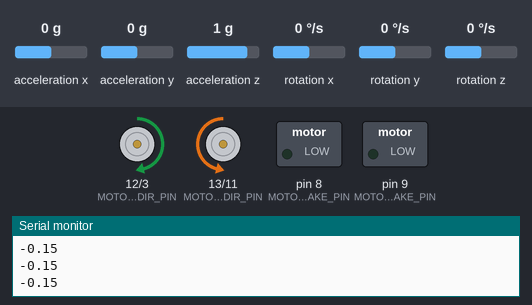
A sketch run on a simulated Arduino Uno, built with avr-gcc and run on an emulated ATmega328P. Parts: direction and speed pins drawn as motors (green arrow = direction pin HIGH = forward, orange = LOW = backward, longer = more drive), switched loads named in the sketch (green lamp = pin HIGH), the last lines printed to the serial monitor. Inputs (shaded band) come from the test bench; at power-on: acceleration x 0 g, rotation y 0 °/s, acceleration y 0 g, acceleration z 1 g, rotation x 0 °/s, rotation z 0 °/s.

Above: at 2.2 s.
2.3 s: acceleration x set to -1.4 g
At 3.1 s:
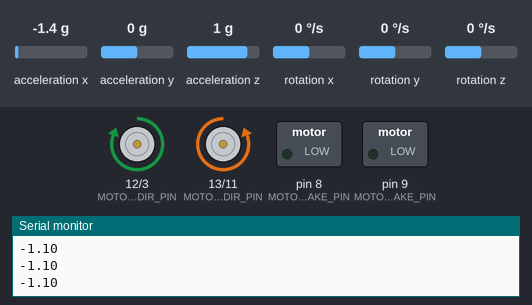
3.8 s: rotation y set to -192 °/s
At 4.3 s:
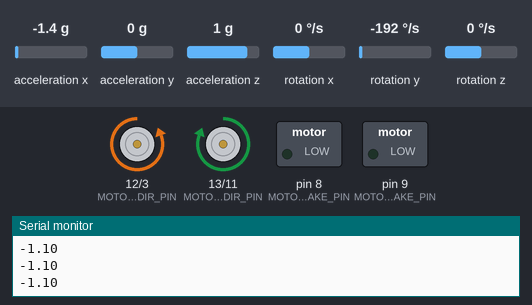
5.3 s: rotation y set to -100 °/s
At 6.5 s:
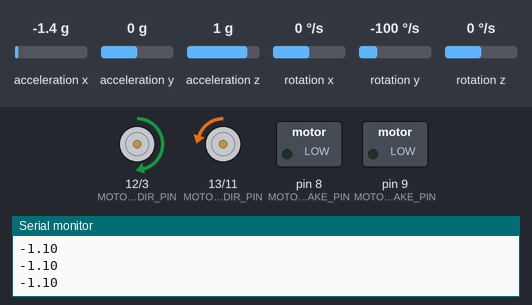
6.8 s: acceleration y set to -0.3 g
At 7.7 s:
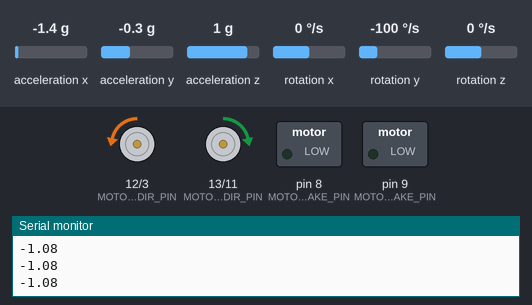
8.3 s: acceleration z set to 0.9 g
At 8.8 s:
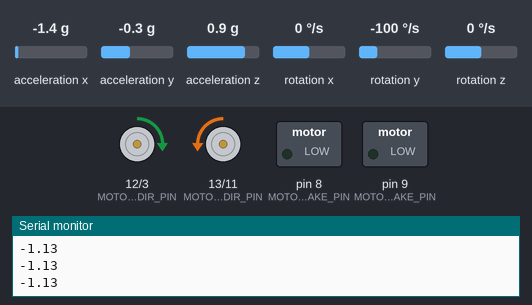
9.8 s: acceleration x set to -1.2 g
At 11.1 s:
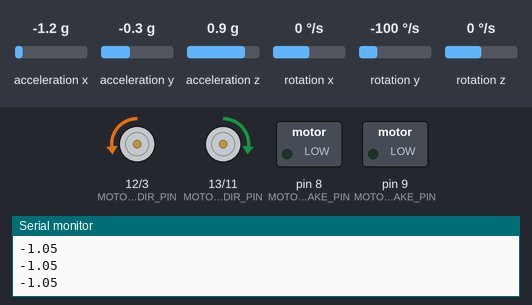
Timing chart, 0 to 12.3 s (numbered marks = the images above; inputs shaded):
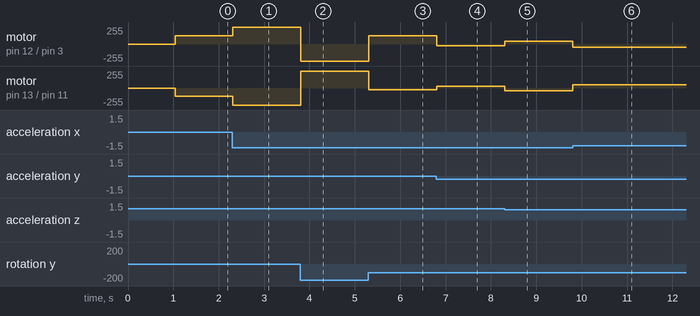

Measured:
- the behaviour switches between -0.1 and -0.2 g on acceleration y (found by bisection; images 3 and 4)
- the behaviour switches between 1 and 0.9 g on acceleration z (found by bisection; images 4 and 5)
- the behaviour switches between -1.4 and -1.3 g on acceleration x (found by bisection; images 5 and 6)
- after the input at 2.3 s, motor on pin 12 (MOTOR_A_DIR_PIN) / pin 3 (MOTOR_A_PWM): forward 123/255 → forward 255/255 at once; motor on pin 13 (MOTOR_B_DIR_PIN) / pin 11 (MOTOR_B_PWM): backward 123/255 → backward 255/255 at once
- after the input at 3.8 s, motor on pin 12 (MOTOR_A_DIR_PIN) / pin 3 (MOTOR_A_PWM): forward 255/255 → backward 255/255 at once; motor on pin 13 (MOTOR_B_DIR_PIN) / pin 11 (MOTOR_B_PWM): backward 255/255 → forward 255/255 at once
- after the input at 5.3 s, motor on pin 12 (MOTOR_A_DIR_PIN) / pin 3 (MOTOR_A_PWM): backward 255/255 → forward 123/255 at once; motor on pin 13 (MOTOR_B_DIR_PIN) / pin 11 (MOTOR_B_PWM): forward 255/255 → backward 23/255 at once
- after the input at 6.8 s, motor on pin 12 (MOTOR_A_DIR_PIN) / pin 3 (MOTOR_A_PWM): forward 123/255 → backward 29/255 at once; motor on pin 13 (MOTOR_B_DIR_PIN) / pin 11 (MOTOR_B_PWM): backward 23/255 → forward 29/255 at once
- after the input at 8.3 s, motor on pin 12 (MOTOR_A_DIR_PIN) / pin 3 (MOTOR_A_PWM): backward 29/255 → forward 41/255 at once; motor on pin 13 (MOTOR_B_DIR_PIN) / pin 11 (MOTOR_B_PWM): forward 29/255 → backward 41/255 at once
- after the input at 9.8 s, motor on pin 12 (MOTOR_A_DIR_PIN) / pin 3 (MOTOR_A_PWM): forward 41/255 → backward 48/255 at once; motor on pin 13 (MOTOR_B_DIR_PIN) / pin 11 (MOTOR_B_PWM): backward 41/255 → forward 48/255 at once

The sketch:

Self-Balancing_Robot_sketch.ino
```cpp
#include "Wire.h"
#include "I2Cdev.h"
#include "MPU6050_6Axis_MotionApps20.h"
#include "BButil.h"
#include "MPU6050_Setup.h"

#define MOTOR_A_BRAKE_PIN 9
#define MOTOR_B_BRAKE_PIN 8

#define MOTOR_A_DIR_PIN 12
#define MOTOR_B_DIR_PIN 13

#define MOTOR_A_PWM 3
#define MOTOR_B_PWM 11

#define OFF_Pin 7
int OFF_State = 0;

int Kp_Pin = A1;
int Ki_Pin = A3;
int Kd_Pin = A2;

// angle is in radians
// gyro is in radians per sec, doesn't normally go beyond 1000
// the 2 have opposite signs
AngleGyroData _angleData = {0, 0};

float _initAngle;
int16_t _initGyro;

float Kp = 750;
float Kd = 0.5;
float Ki = 0;


void setup() {

  Serial.begin(57600);
  mpu_setup();

  pinMode(OFF_Pin, INPUT);

  pinMode(MOTOR_A_BRAKE_PIN, OUTPUT);
  pinMode(MOTOR_A_DIR_PIN, OUTPUT);

  pinMode(MOTOR_B_BRAKE_PIN, OUTPUT);
  pinMode(MOTOR_B_DIR_PIN, OUTPUT);

  // configure the initial angle, which is assumed to be the "stable" position
  delay(500);

  while (mpu_getData(&_angleData) != 0); //wait to get valid data
  _initAngle = _angleData.angle;
  _initGyro = _angleData.gyro;

  // disengage motor brakes
  digitalWrite(MOTOR_A_BRAKE_PIN, LOW);
  digitalWrite(MOTOR_B_BRAKE_PIN, LOW);

//***THIS SECION IS FOR WHEN ROBOT IS SETUP WITH POTENTIOMETERS FOR ADJUSTING PID PARAMS***
// Calculate Kp Ki Kd from analog input (adjustable with POT)
  //Calc Kp
//  float Kp_POT_factor;
//  Kp_POT_factor = analogRead(Kp_Pin);
//  Kp_POT_factor /= 675; //675 instead of 1023 because I'm using 3.3V (instead of 5V) as Vin on the POT
//  Kp = Kp_POT_factor * 4000;
//  //Calc Ki
//  float Ki_POT_factor;
//  Ki_POT_factor = analogRead(Ki_Pin);
//  Ki_POT_factor /= 675; //675 instead of 1023 because I'm using 3.3V (instead of 5V) as Vin on the POT
//  Ki = Ki_POT_factor * 2;
//  //Calc Ki
//  float Kd_POT_factor;
//  Kd_POT_factor = analogRead(Kd_Pin);
//  Kd_POT_factor /= 675; //675 instead of 1023 because I'm using 3.3V (instead of 5V) as Vin on the POT
//  Kd = Kd_POT_factor * 10;


  Serial.println("Kp: ");
  Serial.println(Kp);

  Serial.println("Kd: ");
  Serial.println(Kd);

  Serial.println("Ki: ");
  Serial.println(Ki);

  Serial.println("All ready");

}

long currentTime, lastTime = 0;
float integralErr = 0, INTEGRAL_ERR_MAX = 10, actualAngle, ANGLE_OFFSET = 0.15;

void loop() {

  //if (!dmpReady) return;

  currentTime = millis();

  if (currentTime - lastTime > 1) {
    // get the MPU data if available
    int8_t res = mpu_getData(&_angleData);

    // if res != 0 the data is not yet ready or there were errors, so ignore and keep trying
    if (res == 0) {
      actualAngle = _angleData.angle - ANGLE_OFFSET;
      Serial.println(actualAngle); //this line for testing MPU output

      // 1. update the speed, apply PID algo (for the D, we don't need to do it manually as the sensor already gives us the gyro value which is the derivative of the angle)
      int16_t speed = Kp * actualAngle + 0 * integralErr - Kd * (_angleData.gyro - 1); //1 is the gyro-offset for my MPU
      //if(speed > -50 && speed < 50) speed = 0;
      speed = constrain(speed, -255, 255);
      //Serial.println(speed); //this line for testing speed output

      analogWrite(MOTOR_A_PWM, map(abs(speed), 0, 255, 20, 255));
      analogWrite(MOTOR_B_PWM, map(abs(speed), 0, 255, 20, 255));
      integralErr = constrain(integralErr + actualAngle, -INTEGRAL_ERR_MAX, INTEGRAL_ERR_MAX);

      // 2. figure out which DIRECTION to go
      if (speed < 0) {
        digitalWrite(MOTOR_A_DIR_PIN, HIGH);
        digitalWrite(MOTOR_B_DIR_PIN, LOW);
        //digitalWrite(LED_PIN, LOW);

      } else {
        digitalWrite(MOTOR_A_DIR_PIN, LOW);
        digitalWrite(MOTOR_B_DIR_PIN, HIGH);

        //digitalWrite(LED_PIN, HIGH);
      }
      //Serial.print(_angleData.angle); Serial.print(" / "); Serial.print(_angleData.gyro); Serial.print(" @ "); Serial.println(speed);

      // 3. keep track of the timings so that we do the update at regular intervals
      lastTime = currentTime;
    }
  }
}
```
